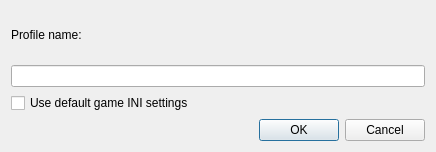
<?xml version="1.0" encoding="UTF-8"?>
<ui version="4.0">
 <class>ProfileInputDialog</class>
 <widget class="QDialog" name="ProfileInputDialog">
  <property name="geometry">
   <rect>
    <x>0</x>
    <y>0</y>
    <width>436</width>
    <height>152</height>
   </rect>
  </property>
  <property name="windowTitle">
   <string>Create profile</string>
  </property>
  <layout class="QVBoxLayout" name="verticalLayout_2">
   <item>
    <widget class="QLabel" name="label">
     <property name="text">
      <string>Profile name:</string>
     </property>
    </widget>
   </item>
   <item>
    <widget class="QLineEdit" name="nameEdit"/>
   </item>
   <item>
    <widget class="QCheckBox" name="defaultSettingsBox">
     <property name="toolTip">
      <string>If checked, the new profile will use the default game INI settings.</string>
     </property>
     <property name="whatsThis">
      <string>Choose this to start with the game’s default INI files. Otherwise, the new profile starts with the global game INI files.</string>
     </property>
     <property name="text">
      <string>Use default game INI settings</string>
     </property>
    </widget>
   </item>
   <item>
    <widget class="QDialogButtonBox" name="buttonBox">
     <property name="orientation">
      <enum>Qt::Horizontal</enum>
     </property>
     <property name="standardButtons">
      <set>QDialogButtonBox::Cancel|QDialogButtonBox::Ok</set>
     </property>
    </widget>
   </item>
  </layout>
 </widget>
 <resources/>
 <connections>
  <connection>
   <sender>buttonBox</sender>
   <signal>accepted()</signal>
   <receiver>ProfileInputDialog</receiver>
   <slot>accept()</slot>
   <hints>
    <hint type="sourcelabel">
     <x>248</x>
     <y>254</y>
    </hint>
    <hint type="destinationlabel">
     <x>157</x>
     <y>274</y>
    </hint>
   </hints>
  </connection>
  <connection>
   <sender>buttonBox</sender>
   <signal>rejected()</signal>
   <receiver>ProfileInputDialog</receiver>
   <slot>reject()</slot>
   <hints>
    <hint type="sourcelabel">
     <x>316</x>
     <y>260</y>
    </hint>
    <hint type="destinationlabel">
     <x>286</x>
     <y>274</y>
    </hint>
   </hints>
  </connection>
 </connections>
</ui>
